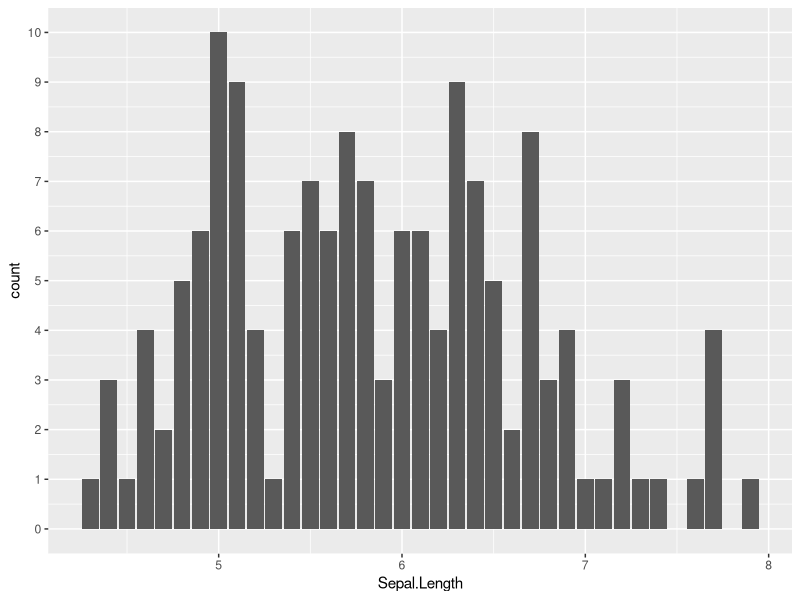

The R source for this figure:
#On charge les packages requis
library(lmerTest)
library(emmeans)
library(ggplot2)
library(multcomp)
library(multcompView)

#On importe un jeu de données par defaut
data("iris")

#On vérifie la distribution générale des données
summary(iris)
#On vérifie les NA dans la base de donnée
which(is.na(iris))
#On vérifie les outliers via des boxplots - Sepal.Length
ggplot(iris, aes(x=Sepal.Length))+
  geom_bar()+
  scale_y_continuous(breaks=seq(0,10,1))
